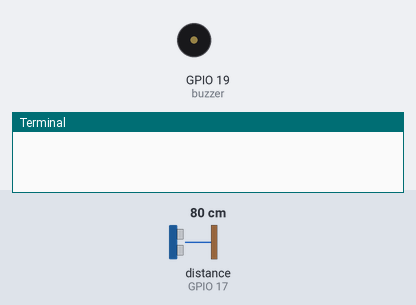
This program was run on a simulated Raspberry Pi (BCM pin numbers). On the bench: buzzer (waves = sounding), the last lines printed to the terminal. The inputs (shaded band) are chosen by the test bench; at power-on: distance to the obstacle (sensor on GPIO 17) 80 cm. The echo pulse lasts 58.3 µs per cm; the clock reads 2024-03-15 10:24:30 at power-on unless the program sets it; the camera gives no picture and a still takes 0.5 s.

Above: at 0.2 s.
At 9.7 s:
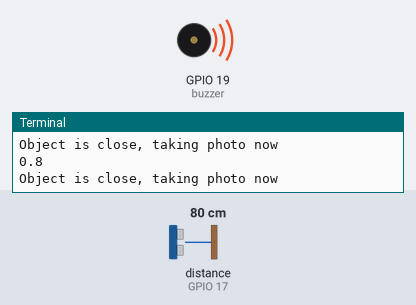
Timing chart, 0 to 10.4 s (numbered marks = the images above):
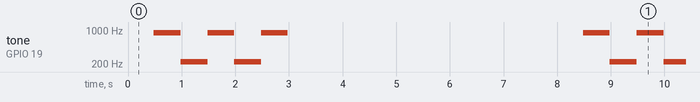

Measured:
- by itself, tone on GPIO 19 (buzzer): repeats every 8.0 s: 2 × (220 Hz 0.50 s, 880 Hz 0.50 s), silent 5.5 s, 880 Hz 0.50 s

The program:

distance_camera.py
```python
# https://gpiozero.readthedocs.io/en/stable/
# https://gpiozero.readthedocs.io/en/stable/api_input.html#distancesensor-hc-sr04
# https://gpiozero.readthedocs.io/en/stable/api_output.html#tonalbuzzer

from gpiozero import DistanceSensor, TonalBuzzer
from picamera import PiCamera
from datetime import datetime
from time import sleep

sensor = DistanceSensor(17,4, max_distance=10) #(echo,trigger)
camera = PiCamera()
buzzer = TonalBuzzer(19)

def buzzer_alert():
    notes = ['A5','A3','A5','A3','A5']
    for note in notes:
        buzzer.play(note)
        sleep(0.5)
    buzzer.stop()

def take_photo():
    output_folder_path = ""
    timestamp = datetime.now()#.isoformat()
    camera.capture(f"/home/pi/Documents/reference_code/picamera_captures/{timestamp}.jpg")

while True:
    print(sensor.distance)
    if sensor.distance < 1:
        print("Object is close, taking photo now")
        buzzer_alert()
        take_photo()
        sleep(5)
    else:
        sleep(1)
```
